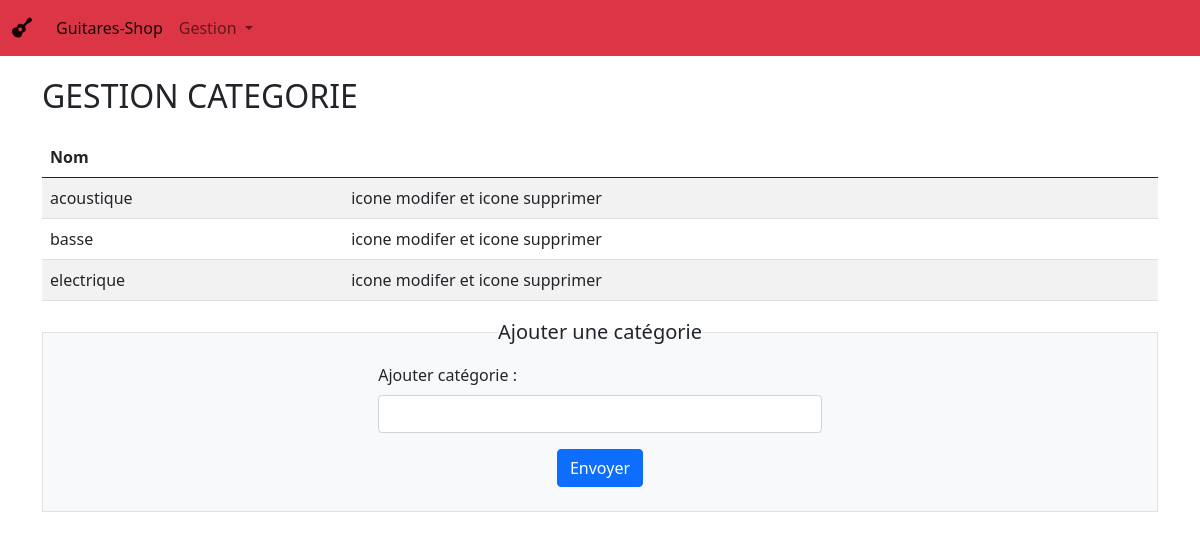
/gestioncategorie.php, run on an earlier commit of the app's database.
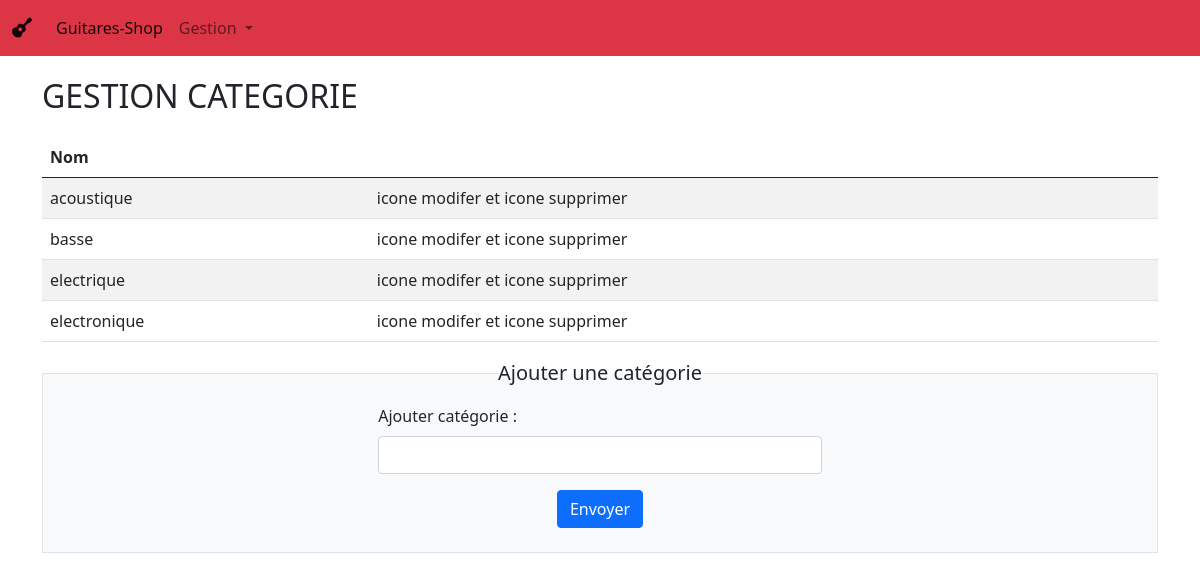
And on a later commit of the database.
### tables this page shows
CREATE TABLE `categorie` (
  `id_categorie` int(10) UNSIGNED NOT NULL,
  `nom_categorie` varchar(36) NOT NULL
);

### gestioncategorie.php (the view, shortened to what this page needs)
<?php include_once("part/connexion.php");
?>
<!DOCTYPE html>
<html lang="fr">
<head>
    <link rel="stylesheet" href="https://cdnjs.cloudflare.com/ajax/libs/twitter-bootstrap/5.0.2/css/bootstrap.min.css">
    <link rel="stylesheet" href="https://cdnjs.cloudflare.com/ajax/libs/font-awesome/5.15.3/css/all.min.css">
    <link rel="stylesheet" href="css/normalize.css">
    <link rel="stylesheet" href="css/style.css">
</head>
<?php include_once("part/navbar.php"); ?>
<body>
    <div class="container">
        <h1>GESTION CATEGORIE</h1>
        <table class="table table-striped">
            <thead>
                <tr>
                    <th scope="col">Nom</th>
                    <th scope="col"></th>
                </tr>
            </thead>
            <tbody>
                <?php
                $categorie = "SELECT categorie.nom_categorie
                            FROM `categorie`
                                WHERE 1";
                $categorie = $bdd->prepare($categorie);
                $categorie->execute();
                $categorie = $categorie->fetchAll();
                foreach ($categorie as $key => $value) {
                ?>
                    <tr>
                        <td><?php echo $value['nom_categorie'] ?></td>
                        <td>icone modifer et icone supprimer</td>
                    </tr>
                <?php
                }
                ?>
            </tbody>
        </table>
            <form action="traitement/addcategorie.php" method="POST">
                <fieldset class="border p-2 form-group bg-light needs-validation">
                    <legend class="w-auto float-none fs-5 mx-auto">Ajouter une catégorie</legend>
                    <div class="row">
                        <div class="mb-3 col-5 mx-auto">
                            <label for="nom_categorie" class="form-label">Ajouter catégorie :</label>
                            <input type="text" class="form-control" id="nom_categorie" name="nom_categorie">
                        </div>
                    </div>
                    <div class="row">
                        <div class="col-5 mx-auto text-center">
                            <button type="submit" class="btn btn-primary" class="col-4">Envoyer</button>
                        </div>
                    </div>
                    <div class="row">
                    </div>
                </fieldset>
            </form>
    </div>
</body>
</html>

What changed in the data, as far as the page shows it:
added categorie: nom_categorie "electronique"
